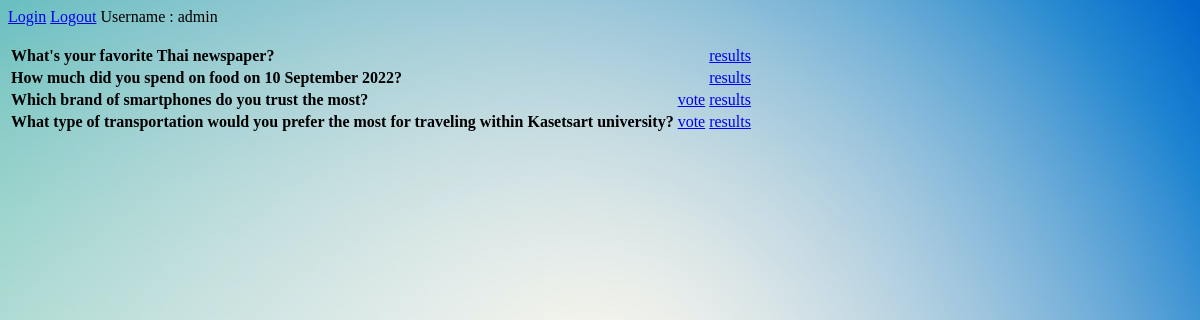
The page /polls/ (signed in) on the database its author committed.
### polls/models.py (models this page shows, shortened)
class Question(models.Model):
    question_text = models.CharField(max_length=200)
    pub_date = models.DateTimeField('date published')
    end_date = models.DateTimeField('date ended', null=True)
    def is_published(self):
        return timezone.now() >= self.pub_date
    def can_vote(self):
        return self.is_published() and ((self.end_date is None)
                                        or (timezone.now() <= self.end_date))

### polls/views.py (the view)
# urls.py: path('polls/', views.IndexView.as_view(), name='index'),
class IndexView(generic.ListView):
    template_name = 'polls/index.html'
    context_object_name = 'latest_question_list'
    def get_queryset(self):
        published_id_list = [q.id for q in Question.objects.all() if q.is_published()]
        return Question.objects.filter(
            id__in=published_id_list
        ).order_by('-pub_date')[:5]

### polls/templates/polls/index.html (shortened to what this page needs)
{% load static %}
<link rel="stylesheet" href="{% static 'polls/style.css' %}">
<a href="{% url 'login'%}?next={{request.path}}">Login</a>
<a href="{% url 'logout'%}">Logout</a>
{% if user.is_authenticated%}
    Username : {{request.user.username}}
{% endif %}
{% if latest_question_list %}
    <table class="table">
    {% for question in latest_question_list %}
            {% if question.can_vote %}
            <tr>
                <td> <b> {{ question.question_text }} </b> </td>
                <td><a href="{% url 'polls:detail' question.id %}"> vote </a></td>
                <td><a href="{% url 'polls:results' question.id %}"> results </a></td>
            </tr>
            {% else %}
            <tr>
                <td> <b> {{ question.question_text }}  </b> </td>
                <td> &nbsp; </td>
                <td><a href="{% url 'polls:results' question.id %}"> results </a></td>
            </tr>
            {% endif %}
    {% endfor %}
    </table>
{% else %}
    <p>No polls are available.</p>
{% endif %}

### rows shown on the page
Question: question_text "What's your favorite Thai newspaper?"
Question: question_text "How much did you spend on food on 10 September 2022?"
Question: question_text "Which brand of smartphones do you trust the most?"
Question: question_text "What type of transportation would you prefer the most for traveling within Kasetsart university?"

### other values the page prints
{{ request.user.username }} "admin"
